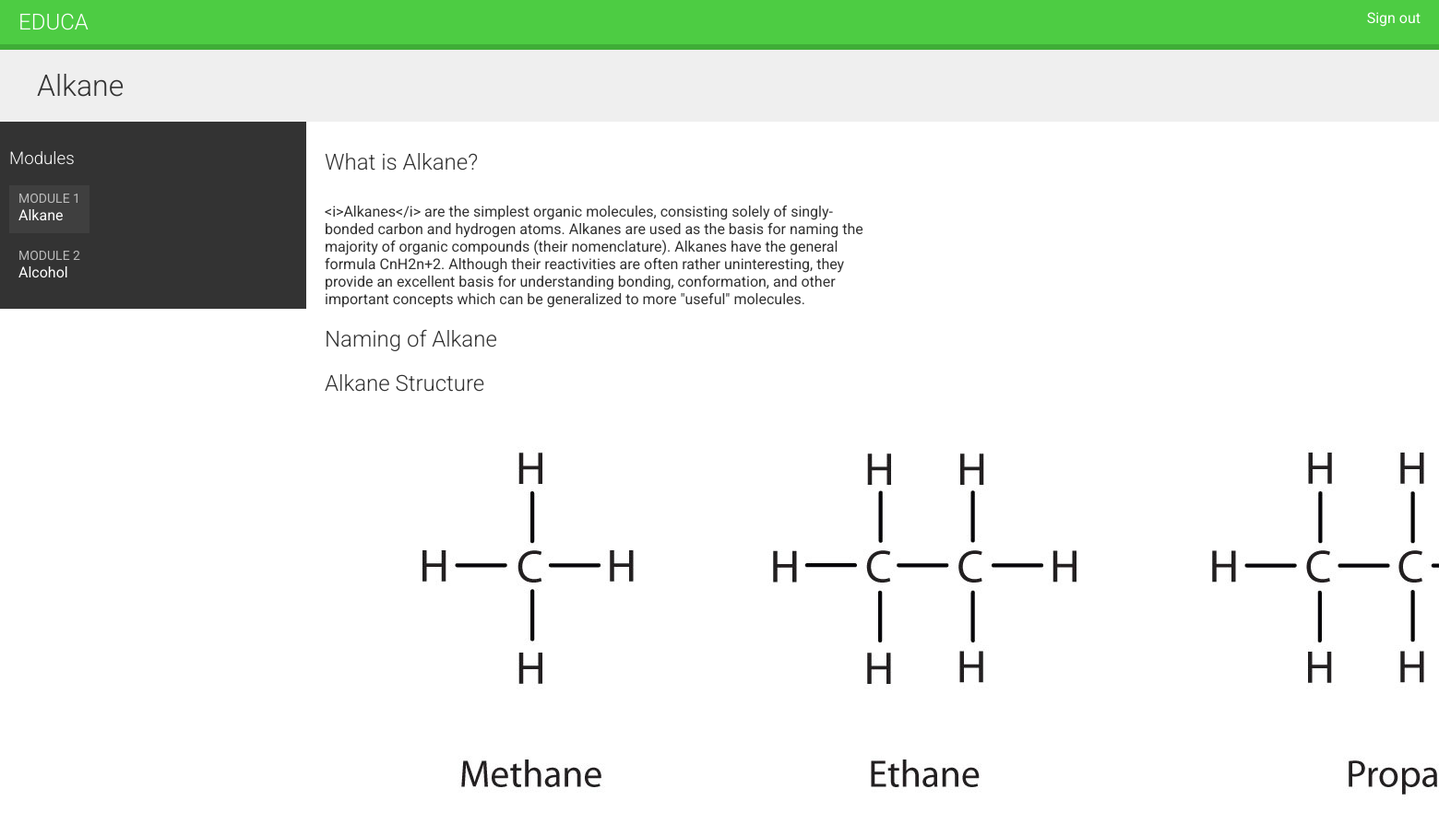
/students/course/3/ (signed in), run on the app's committed database.
### courses/models.py (models this page shows, shortened)
class Module(models.Model):
    course = models.ForeignKey(Course,
                        related_name='modules',
                        on_delete=models.CASCADE)
    title = models.CharField(max_length=200)
    description = models.TextField(blank=True)
    order = OrderField(blank=True, for_fields=['course'])
    class Meta:
        ordering = ['order'] #default ordering
    def __str__(self):
        return '{}. {}'.format(self.order, self.title)

class Content(models.Model):
    module = models.ForeignKey(Module,
                               related_name='contents',
                               on_delete=models.CASCADE)
    content_type = models.ForeignKey(ContentType,
                                     limit_choices_to={'model__in':('text',
                                                                    'video',
                                                                    'image',
                                                                    'file')},
                                     on_delete=models.CASCADE)
    object_id = models.PositiveIntegerField()
    item = GenericForeignKey('content_type', 'object_id')
    order = OrderField(blank=True, for_fields=['module'])
    class Meta:
            ordering = ['order']

class ItemBase(models.Model):
    owner = models.ForeignKey(User,
                              related_name='%(class)s_related',
                              on_delete=models.CASCADE)
    title = models.CharField(max_length=250)
    created = models.DateTimeField(auto_now_add=True)
    updated = models.DateTimeField(auto_now=True)
    class Meta:
         abstract =True
    def render(self):
        return render_to_string('courses/content/{}.html'.format(
                            self._meta.model_name), {'item': self})

class Text(ItemBase):
    content = models.TextField()

class Video(ItemBase):
    url = models.URLField()

class Image(ItemBase):
    file = models.FileField(upload_to='images')

### students/views.py (the view)
class StudentCourseDetailView(DetailView):
    model = Course
    template_name = 'students/course/detail.html'
    def get_queryset(self):
        qs = super(StudentCourseDetailView, self).get_queryset()
        return qs.filter(students__in=[self.request.user])
    def get_context_data(self, **kwargs):
        context = super(StudentCourseDetailView,
                        self).get_context_data(**kwargs)
        course = self.get_object()
        if 'module_id' in self.kwargs:
            context['module'] = course.modules.get(
                                    id=self.kwargs['module_id'])
        else:
            context['module'] = course.modules.all()[0]
        return context

### students/templates/students/course/detail.html (shortened to what this page needs)
{% extends "base.html" %}
{% load cache %}
{% block content %}
    <h1>
        {{ module.title }}
    </h1>
    <div class="contents">
        <h3>Modules</h3>
        <ul id="modules">
        {% for m in object.modules.all %}
            <li data-id="{{ m.id }}" {% if m == module %}class="selected"{% endif %}>
                <a href="{% url "student_course_detail_module" object.id m.id %}">
                    <span>
                        Module <span class="order">{{ m.order|add:1 }}</span>
                    </span>
                    <br>
                    {{ m.title }}
                </a>
            </li>
        {% empty %}
            <li>No modules yet.</li>
        {% endfor %}
        </ul>
    </div>
    <div class="module">
        {% cache 600 module_contents module %}
            {% for content in module.contents.all %}
                {% with item=content.item %}
                    <h2>{{ item.title }}</h2>
                    {{ item.render }}
                {% endwith %}
            {% endfor %}
        {% endcache %}
    </div>
{% endblock %}

### courses/templates/courses/content/text.html
{{ item.content|linebreaks|safe }}

### courses/templates/courses/content/image.html
<p><img src="{{ item.file.url }}"></p>

### static/css/base.css (style rules this page uses)
body { margin:0; font-family:'Roboto', sans-serif; font-weight:400; color:#333; }
a { color:#3fad37; text-decoration:none; }
ul { float:left; }
h1, h2, h3, h4, h5, h6 { font-family:'Roboto', sans-serif; font-weight:300; }
h1 { background:#efefef; width:100%; overflow:auto; padding:20px 0 20px 40px; margin:0; }
.module { padding:10px 20px; float:left; width:600px; }
.module p { margin:10px 0 20px; width:100%; float:left; }
.contents { width:20%; padding:10px; float:left; background:#333; color: #fff; font-family:'Roboto', sans-serif; }
.contents ul { list-style:none; margin:0; padding:0; }
.contents ul li { margin:0 0 10px 0; padding:4px 10px 10px; overflow:auto; }
.contents ul li.selected { background:#3f3f3f; }
.contents ul span { text-transform:uppercase; color:#bbb; font-size:14px; }
.contents ul a { display:block; color:#fff; text-decoration:none; }

### data on the page
Module: title "Alkane", order|add "1"
Module: order|add "2", title "Alcohol"
Content: item "What is Alkane?", item.content "<i>Alkanes</i> are the simplest organic molecules, consisting solely of singly-bonded carbon and hydrogen atoms. Alkanes are used as the basis for naming the majority of organic compounds (their nomenclature). Alkanes have the general formula CnH2n+2. Although their reactivities are often rather uninteresting, they provide an excellent basis for understanding bonding, conformation, and other important concepts which can be generalized to more \"useful\" molecules."
Content: item "Naming of Alkane"
Content: item "Alkane Structure", item.file (picture)
